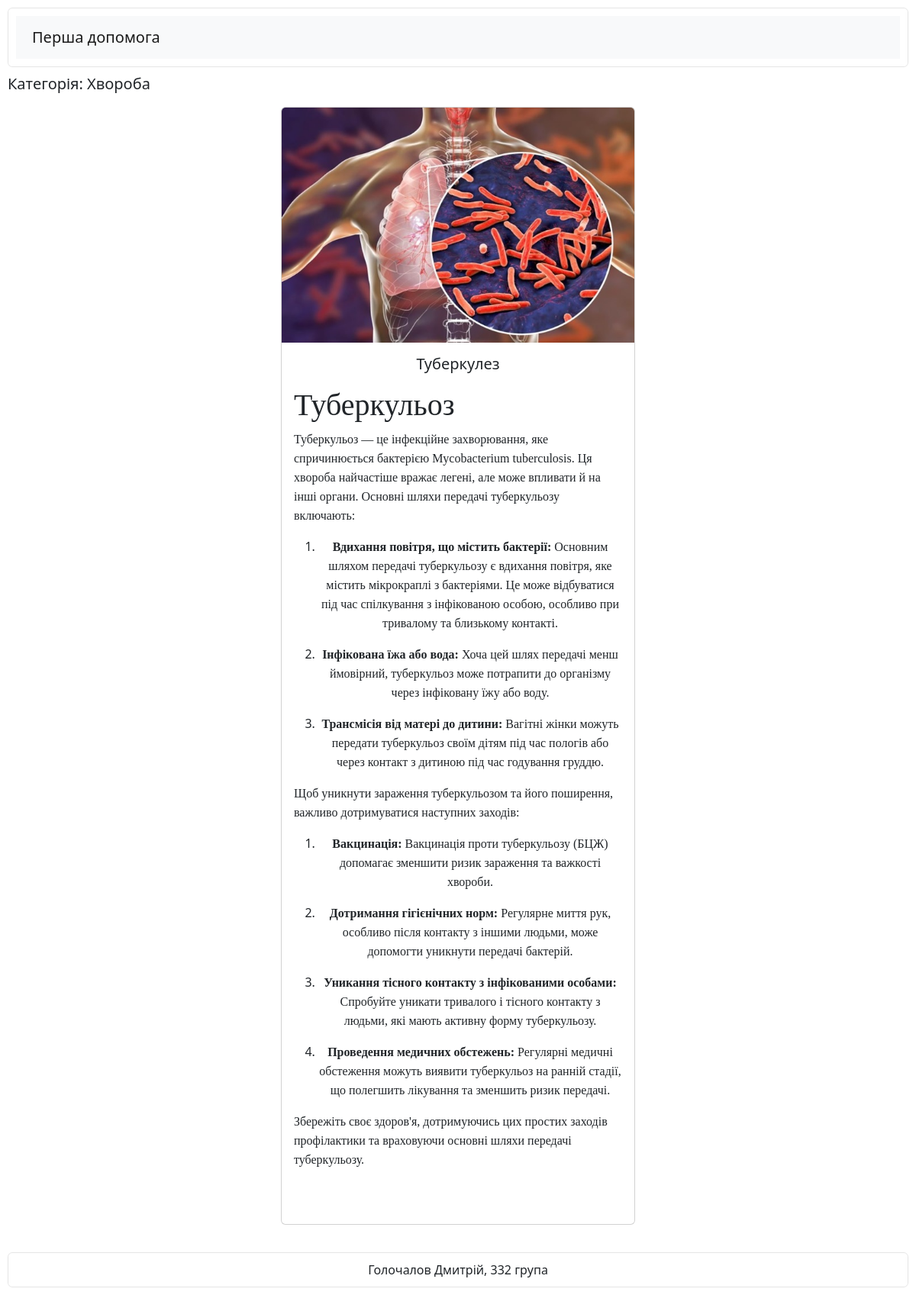
The app's page /disease/Tuberculosis/ with its own data.
### blog/models.py (models this page shows, shortened)
class Category(models.Model):
    title = models.CharField(max_length=64, db_index=True, verbose_name="Категорія", blank=True)
    slug = models.SlugField(unique=True)
    class Meta:
        verbose_name = "Категорія"
        verbose_name_plural = "Категорії"

class Cart(models.Model):
    category = models.ForeignKey(Category, related_name="cart_category", db_index=True, blank=True, on_delete=models.CASCADE)
    title = models.CharField(max_length=128, blank=True, db_index=True, verbose_name="Назва")
    desc = models.TextField(blank=True, db_index=True)
    poster = models.ImageField(upload_to="blog/poster", verbose_name="Постер")
    image = models.ImageField(upload_to="blog/image", verbose_name="Зображення")
    slug = models.SlugField(unique=True)
    type = models.CharField(max_length=20, default="null")

### blog/views.py (the view)
# urls.py: path("<slug:category_slug>/<slug:card_slug>/", views.card_detail, name="cards_detail")
def card_detail(request, category_slug, card_slug):
    category = Category.objects.get(slug=category_slug)
    card = Cart.objects.get(category=category, slug=card_slug)
    context = {
        "category": category,
        "card": card,
    }
    return render(request, "blog/card_detail.html", context)

### templates/blog/card_detail.html (shortened to what this page needs)
{% extends 'base.html' %}
{% block cards_detail %}
<h5>Категорія: {{ category.title }}</h5>
<section class="descrEl-wrapper">
    <div class="card mb-3 descrEl">
        <img src="{{ card.image.url }}" class="card-img-top" alt="{{ card.title }}">
        <div class="card-body">
          <h5 class="card-title">{{ card.title }}</h5>
          <p class="card-text">{{ card.desc|safe }}</p>
          <div class="img-cart-shots">
            <p>
            </p>
          </div>
        </div>
      </div>
</section>
{% endblock %}

### templates/base.html (shortened to what this page needs)
<!DOCTYPE html>
{% load static %}
<html lang="en">
<head>
    <link rel="stylesheet" href="{% static 'css/bootstrap.css' %}">
    <link rel="stylesheet" href="{% static 'css/style.css' %}">
</head>
<body>
    {% include 'include/header.html' %}
    {% block cards_detail %} {% endblock %}
    {% include 'include/footer.html' %}
</body>
</html>

### templates/include/header.html
{% block header %}
<header>
    <nav class="navbar navbar-expand-lg navbar-light bg-light">
        <div class="container">
            <a class="navbar-brand" href="/">Перша допомога</a>
        </div>
    </nav>
</header>
{% endblock %}

### templates/include/footer.html
{% block footer %}
<footer>
    <div class="container text-center">
        Голочалов Дмитрій, 332 група
    </div>
</footer>
{% endblock %}

### static/css/style.css (style rules this page uses)
html { height: 100%; }
body { display: flex; flex-direction: column; justify-content: space-between; min-height: 100%; margin: 0; padding: 10px; }
header { border-color: rgba(0, 0, 0, 0.1); border-width: 0.6px; border-style: solid; border-radius: 6px; padding: 10px; margin-bottom: 10px; text-align: center; }
footer { min-width: calc(100% - 20px); margin-top: 10px; padding: 10px; text-align: center; border-color: rgba(0, 0, 0, 0.1); border-width: 0.6px; border-style: solid; border-radius: 6px; }
.descrEl-wrapper { text-align: center; padding: 10px; }
.descrEl { width: 40%; margin: 0 auto; }
.card { transition: all 0.25s ease; }
.img-cart-shots { max-width: 700px; height: auto; align-items: center; }

### records on screen
Category: title "Хвороба"
Cart: image (picture), title "Туберкулез", desc "Туберкульоз Туберкульоз — це інфекційне захворювання, яке спричинюється бактерією Mycobacterium tuberculosis. Ця хвороба найчастіше вражає легені, але може впливати й на інші органи. Основні шляхи передачі туберкульозу включають: Вдихання повітря, що містить бактерії: Основним шляхом передачі туберкульозу є вдихання повітря, яке містить мікрокраплі з бактеріями. Це може відбуватися під час спілкування з інфікованою особою, особливо при тривалому та близькому контакті. Інфікована їжа або вода: Хоча цей шлях передачі менш ймовірний, туберкульоз може потрапити до організму через інфіковану їжу або воду. Трансмісія від матері до дитини: Вагітні жінки можуть передати туберкульоз своїм дітям під…"
